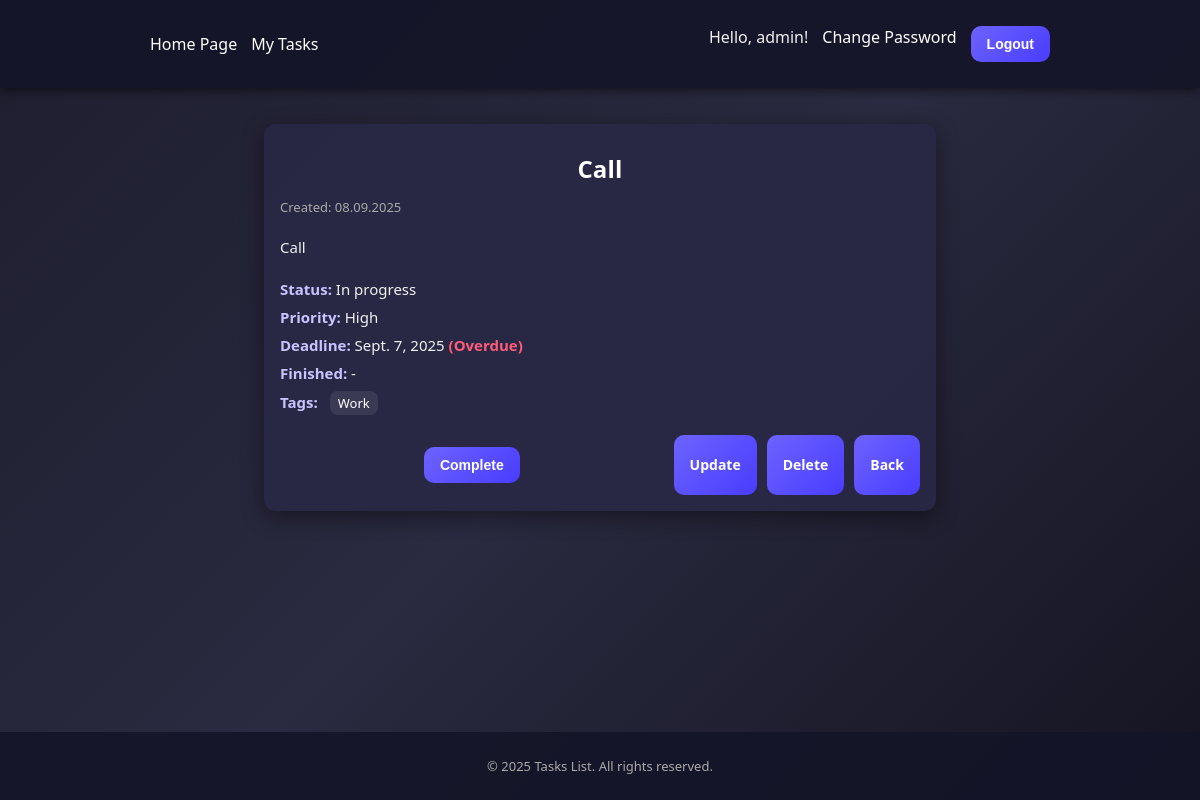
The page /tasks/5/ (signed in) on the database as committed earlier.
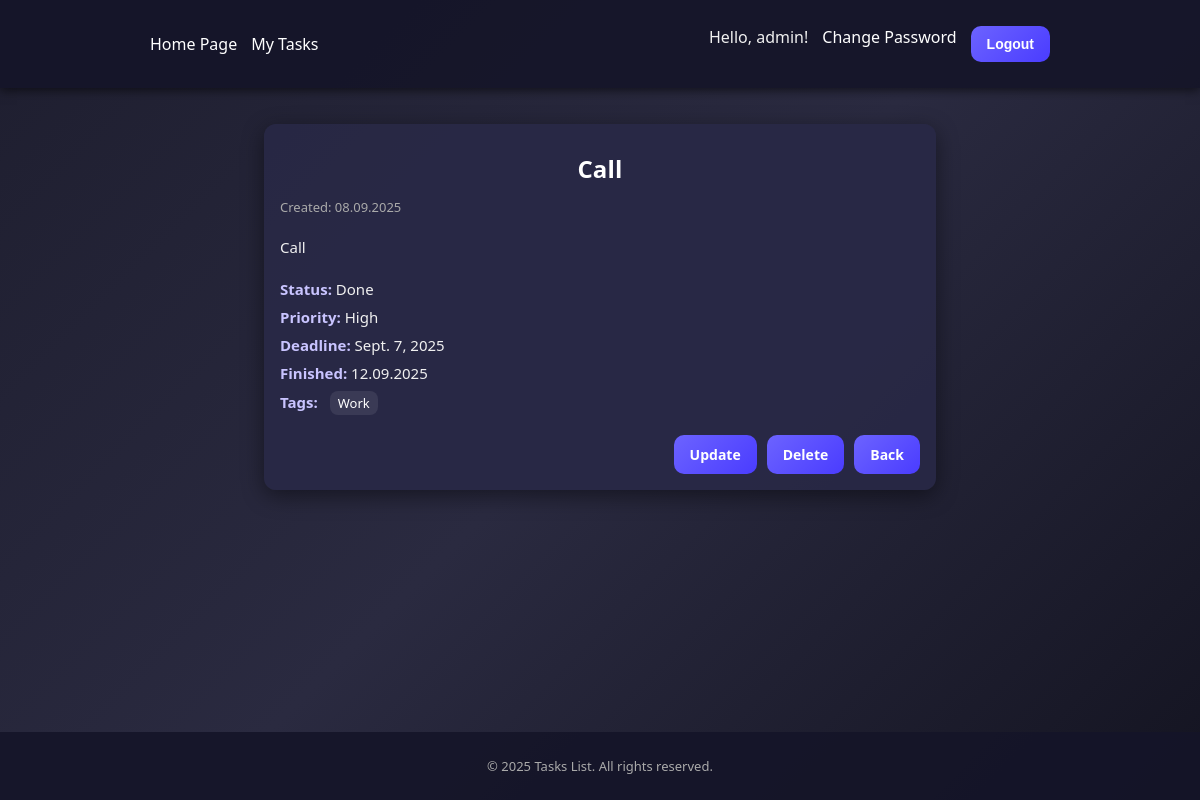
The same page on the database as committed later.
### tasks/models.py (models this page shows, shortened)
class Task(models.Model):
    class Status(models.TextChoices):
        NEW='new','New'
        IN_PROGRESS='in_progress','In progress'
        DONE='done','Done'
    class Priority(models.IntegerChoices):
        LOW=1,'Low'
        NORMAL=2,'Normal'
        HIGH=3,'High'
    owner=models.ForeignKey(User,on_delete=models.CASCADE,related_name='tasks')
    title=models.CharField(max_length=120)
    description=models.TextField(blank=True)
    status=models.CharField(max_length=20,choices=Status,default=Status.NEW)
    priority=models.IntegerField(choices=Priority,default=Priority.NORMAL)
    due_date=models.DateField(null=True,blank=True)
    completed_at=models.DateTimeField(null=True,blank=True)
    tags=models.ManyToManyField(Tag,blank=True,related_name='tasks')
    created_at=models.DateTimeField(auto_now_add=True)
    updated_at=models.DateTimeField(auto_now=True)
    def is_overdue(self) -> bool:
        return (
            self.status != self.Status.DONE
            and self.due_date is not None
            and timezone.localdate() > self.due_date
        )

### tasks/views.py (the view)
# urls.py: path('<int:pk>/',TaskDetailView.as_view(),name='detail'),
class TaskDetailView(OwnerQuerysetMixin,OwnerObjectMixin,DetailView):
    model = Task
    template_name = "tasks/detail.html"
    context_object_name = 'task'

### tasks/views.py (called while the page is built)
    def get_queryset(self):
        qs=super().get_queryset()
        return qs.filter(owner=self.request.user)

    def test_func(self):
        obj=self.get_object()
        return obj.owner_id == self.request.user.id

### templates/tasks/detail.html (shortened to what this page needs)
{% extends "base.html" %}
{% block content %}
<div class="card task-detail">
  <h2 class="task-title">{{ task.title }}</h2>
  <p class="task-meta">Created: {{ task.created_at|date:"d.m.Y" }}</p>
  <p class="task-desc">{{ task.description|default:"(no description)" }}</p>
  <ul class="task-info">
    <li><strong>Status:</strong> {{ task.get_status_display }}</li>
    <li><strong>Priority:</strong> {{ task.get_priority_display }}</li>
    <li>
      <strong>Deadline:</strong> {{ task.due_date|default:"-" }}
      {% if task.is_overdue %}
        <span class="overdue">(Overdue)</span>
      {% endif %}
    </li>
    <li><strong>Finished:</strong> {{ task.completed_at|date:"d.m.Y"|default:"-" }}</li>
    <li>
      <strong>Tags:</strong>
      {% if task.tags.all %}
        <span class="tags">
          {% for tag in task.tags.all %}
            <span class="tag">{{ tag.name }}</span>
          {% endfor %}
        </span>
      {% else %}
        none
      {% endif %}
    </li>
  </ul>
  <div class="task-actions">
           {% if task.status != 'done' %}
          <form method="post" action="{% url 'tasks:complete' task.pk %}">
            <button type="submit" class="btn btn-sm">Complete</button>
          </form>
        {% endif %}
    <a href="{% url 'tasks:edit' task.pk %}" class="btn btn-sm">Update</a>
    <a href="{% url 'tasks:delete' task.pk %}" class="btn btn-sm btn-danger">Delete</a>
    <a href="{% url 'tasks:list' %}" class="btn btn-sm btn-secondary">Back</a>
  </div>
</div>
{% endblock %}

Rows that differ between the two databases and show on the page:
changed Task "Call": status "In progress" → "Done"; completed_at "-" → "12.09.2025"
Other text that changed with them:
text no longer shown: "(Overdue) Complete"
